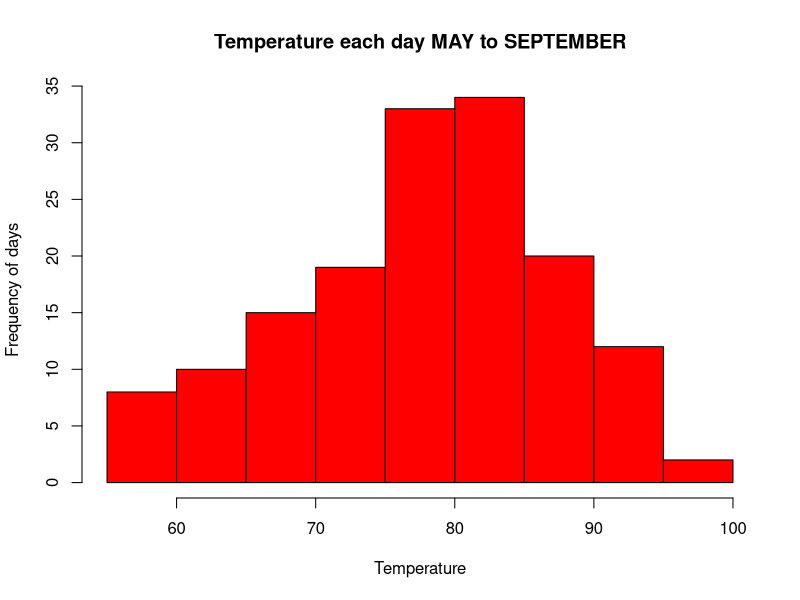
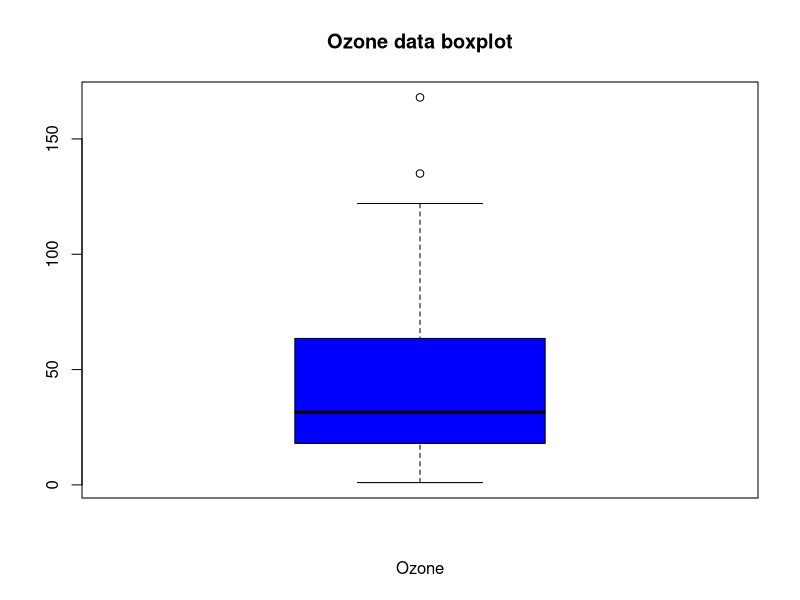
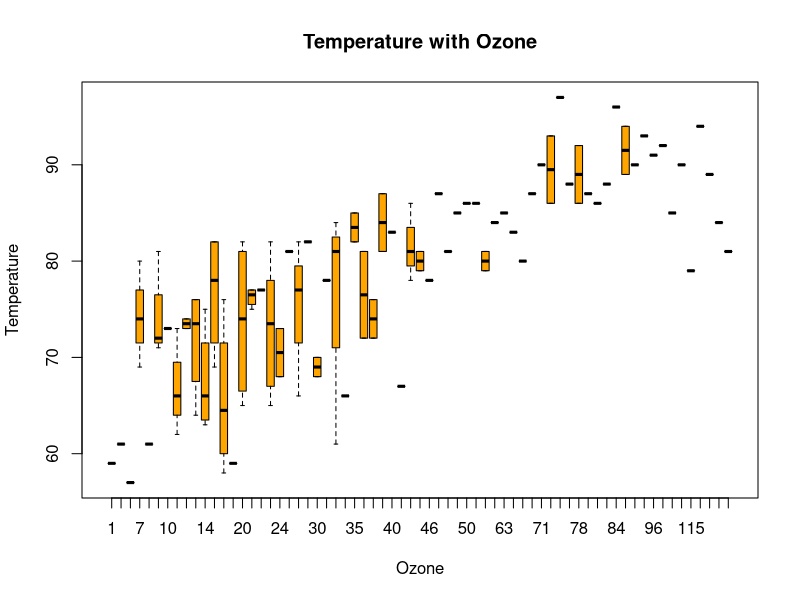
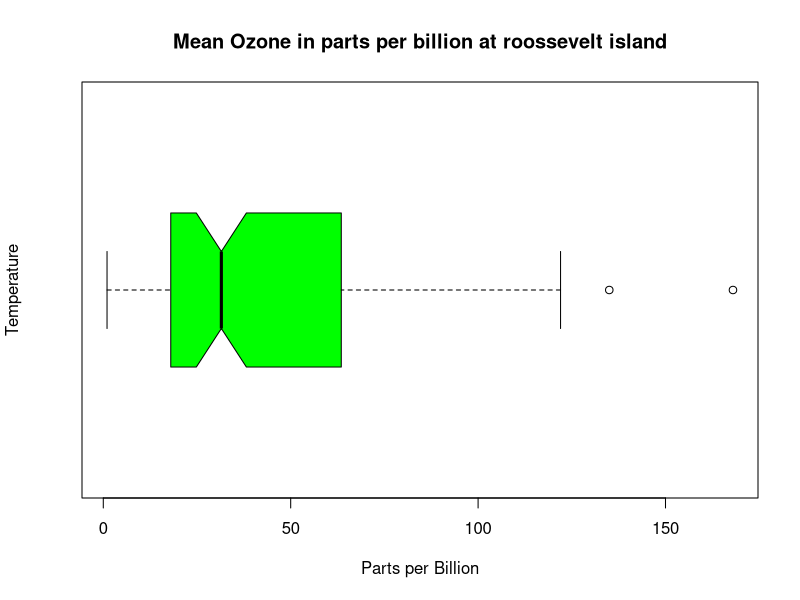
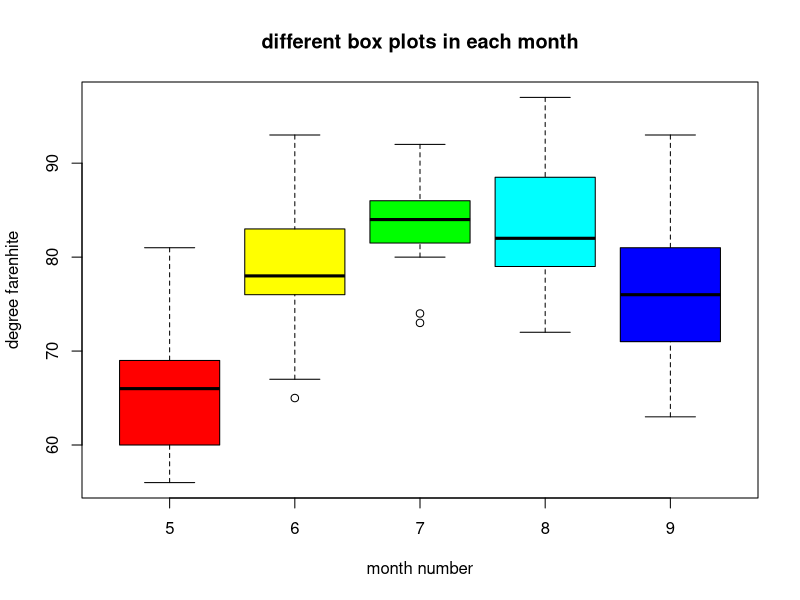

Write R code to recreate these figures, in order.
library("tidyverse")
?airquality
dataset <- airquality
view(dataset)
head(dataset)
tail(dataset)
summary(dataset)
str(dataset)
?airquality

hist(dataset$Temp, main = "Temperature each day MAY to SEPTEMBER",
     xlab = "Temperature",
     ylab = "Frequency of days",
     col = "red")

boxplot(dataset$Ozone, 
        main="Ozone data boxplot",
        xlab="Ozone",
        ylab="",
        col = "blue"
)

boxplot(Temp  ~ Ozone, data = dataset,
        main = "Temperature with Ozone",
        ylab = "Temperature",
        xlab = "Ozone",
        col = "orange")

boxplot(airquality $ Ozone,data = dataset,
        main = "Mean Ozone in parts per billion at roossevelt island",
        ylab = "Temperature",
        xlab = "Parts per Billion",
        horizontal = TRUE,
        notch = TRUE,
        col = "green",
        border = "black")

boxplot(Temp ~ Month,
        data = dataset,
        main = "different box plots in each month",
        xlab = "month number",
        ylab = "degree farenhite",
        col = rainbow(6),
        border = "black")


